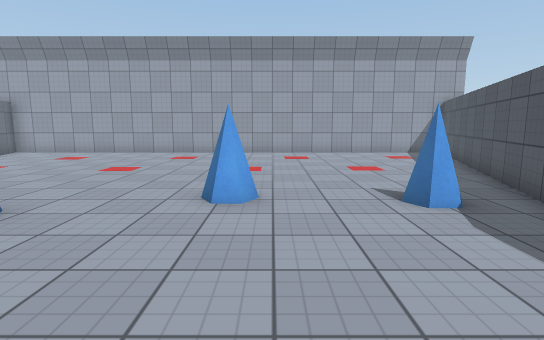
view 1 (above)

15 first-person views from a walk through a scene from a Unity 3-D project. The camera is 1.4 m above the floor, tilts 8° down and sees 80° across. The floor is counted in squares, 1 m on a side. Each view is taken from the middle of a square. On the plan, view 1 faces up. The plan holds only what a view shows up to about 15 squares ahead; the rest is blank. The place goes on beyond the plan. The player is left out. Surface patterns are stand-ins for the level's own textures.

view 2
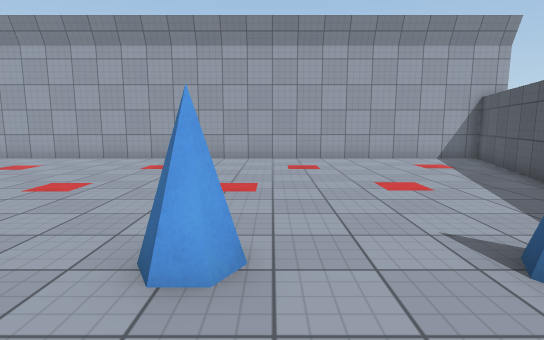

view 3
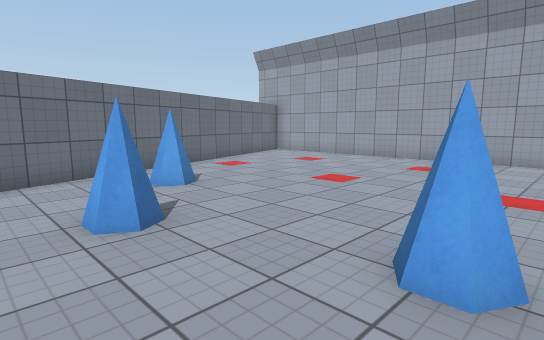

view 4
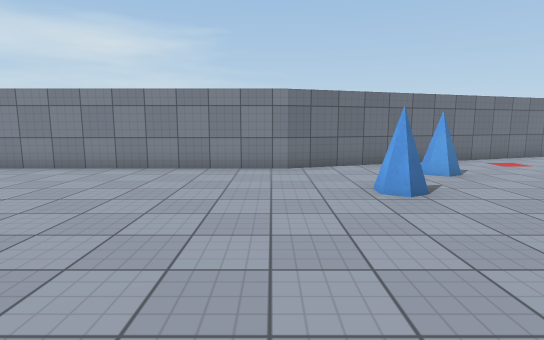

view 5
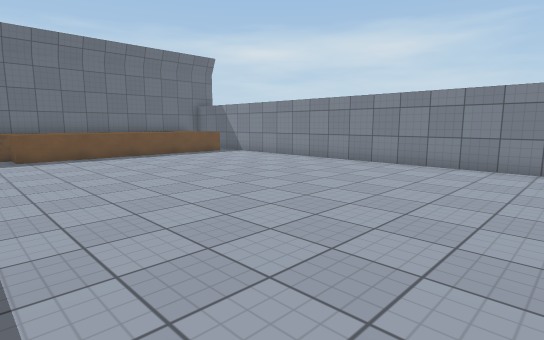

view 6
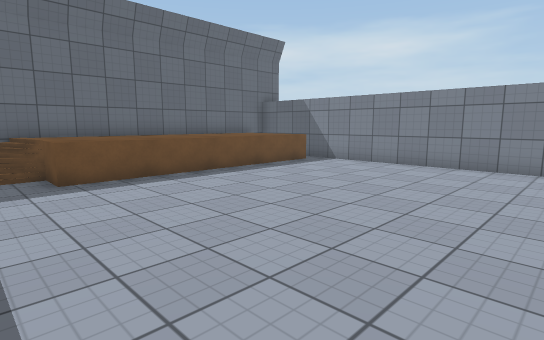

view 7
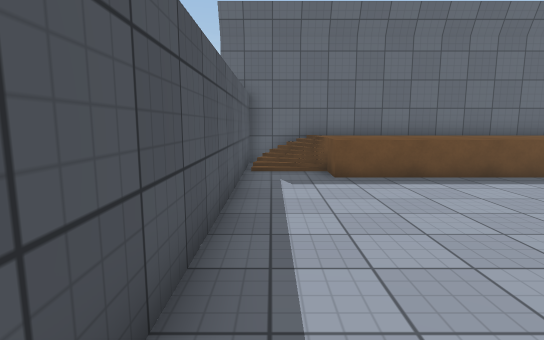

view 8
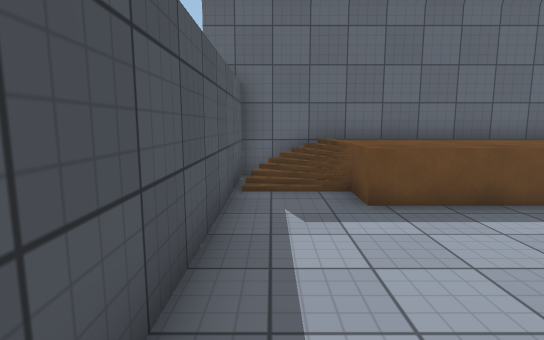

view 9
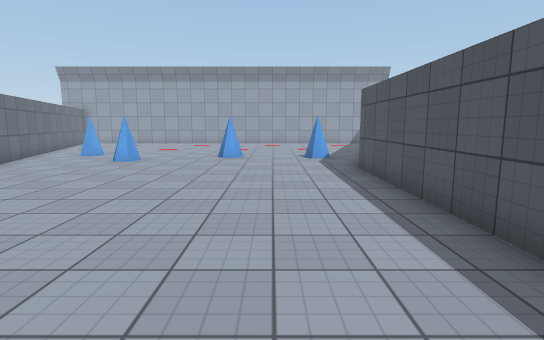

view 10
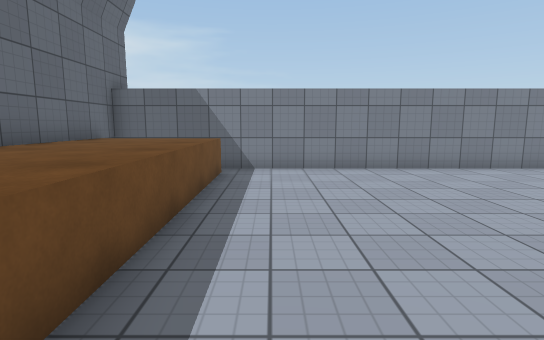

view 11
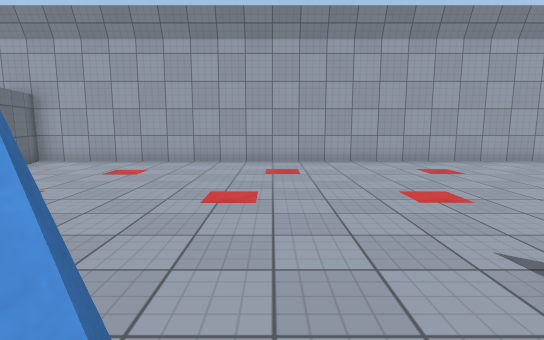

view 12
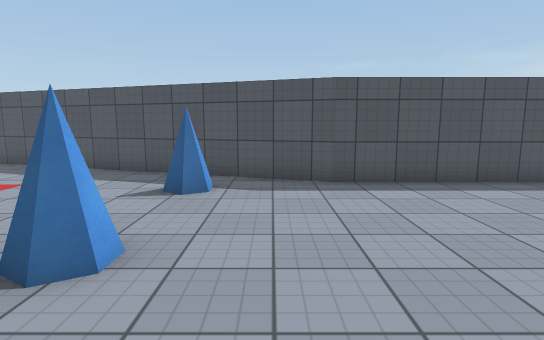

view 13
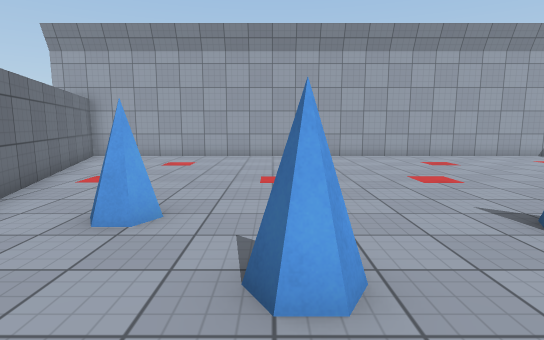

view 14
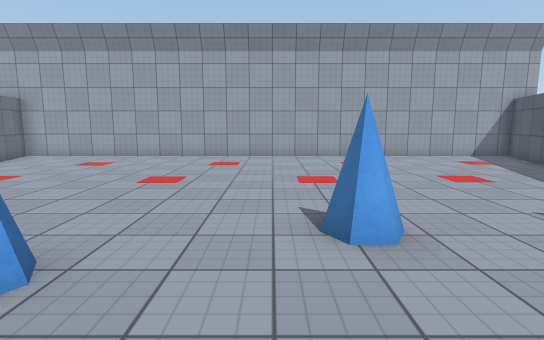

view 15
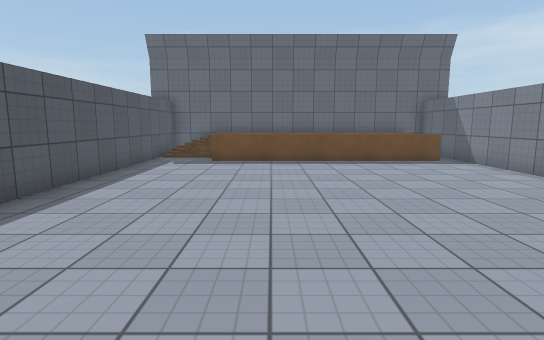

### Floor plan
Key: @ floor where view 1 was taken; # wall or solid block; . main floor; : floor 1 m higher than the main floor; / step, stairs or slope; = window, fence, low wall or low ledge; ^ raised ledge.
Columns run from 13 left of view 1 to 8 right of it. Each row starts with its distance up from view 1.
 17 ######################
 16 #....................#
 15 #....................#
 14 ##...................#
 13  #..................##
 12  #..................#
 11  ##.................#
 10   #................##
  9   #................#
  8   ##...............#
  7    #..#...........##
  6    #........#...#.#
  5    ##...#=........#
  4     #............##
  3     #............#
  2     ##...........#
  1      #...........#
  0      #.......@...#
 -1      #...........#
 -2      #...........#
 -3      #...........#
 -4      #...........#
 -5      #...........#
 -6      #...........#
 -7      #...........#
 -8      #...........#
 -9      #...........#
-10      #...........#
-11      #...........#
-12      #...........#
-13      #:::::::::..#
-14      ^::::::::://#
-15      ^::::::::://#
-16     ##############

Where each view was taken, in squares from view 1:
view 1: 0 up, 0 right, facing up
view 2: 3 up, 0 right, facing up
view 3: 3 up, 0 right, facing up-left
view 4: 2 up, 2 right, facing left
view 5: 2 up, 3 right, facing down-left
view 6: 4 down, 3 right, facing down-left
view 7: 4 down, 3 right, facing down
view 8: 7 down, 3 right, facing down
view 9: 8 down, 1 right, facing up
view 10: 11 down, 2 right, facing left
view 11: 4 up, 4 left, facing up
view 12: 4 up, 4 left, facing right
view 13: 2 up, 5 left, facing up
view 14: 2 up, 2 left, facing up
view 15: 0 up, 1 left, facing down
